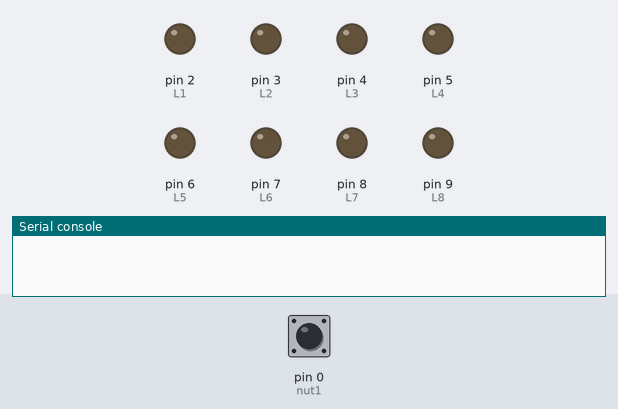
The program below on a simulated MicroPython board. Parts: output pins drawn as LEDs (lit = HIGH), the last lines printed to the serial console. Dashed ring = blinking. The inputs (shaded band) are chosen by the test bench; at power-on: pin 0 (nut1) LOW.

Above: at 1.2 s.
1.3 s: pin 0 (nut1) pulled HIGH for 0.15 s
At 1.57 s:
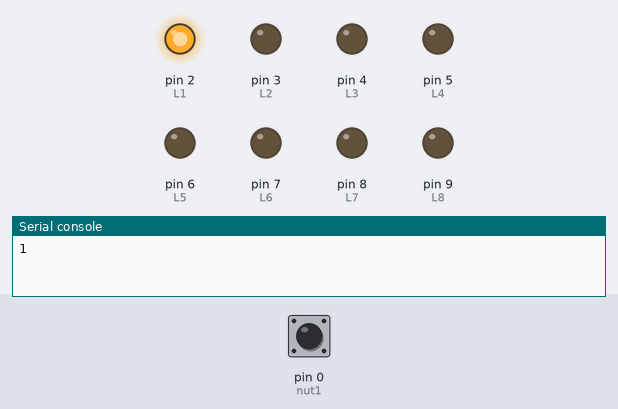
At 2.07 s:
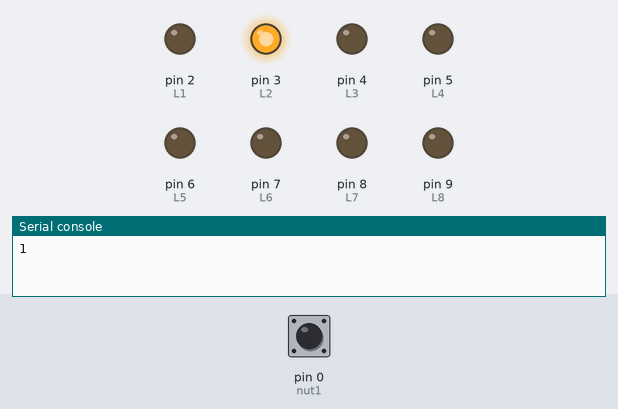
4.4 s: pin 0 (nut1) pulled HIGH for 3.2 s
At 8.72 s:
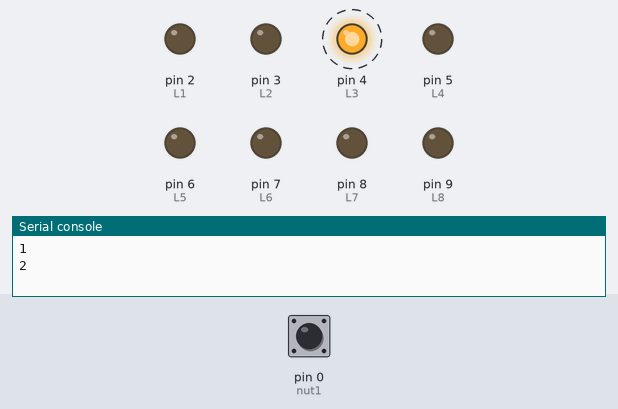
Timing chart, 0 to 12.9 s (numbered marks = the images above; inputs shaded):
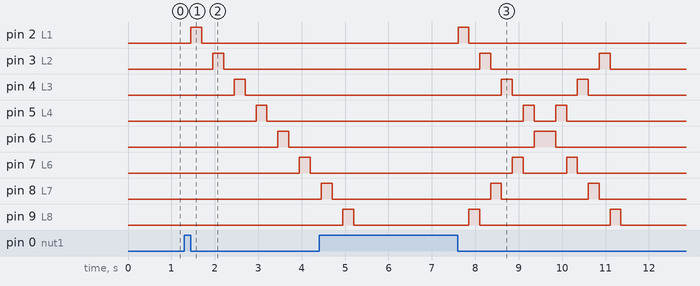

The program:

trangthailed.py
```python
from machine import Pin
import time

L1 = Pin(2, Pin.OUT)
L2 = Pin(3, Pin.OUT)
L3 = Pin(4, Pin.OUT)
L4 = Pin(5, Pin.OUT)

L5 = Pin(6, Pin.OUT)
L6 = Pin(7, Pin.OUT)
L7 = Pin(8, Pin.OUT)
L8 = Pin(9, Pin.OUT)
count = 0
nut1 = Pin(0, Pin.IN, Pin.PULL_DOWN)
leds = [L1, L2, L3, L4, L5, L6, L7, L8]
delay = 0.25

def switch_case(count):
    if count == 1:
        for x in leds:
            x.on()
            time.sleep(delay)
            x.off()
            time.sleep(delay)
    elif count == 2:
        for i in range(len(leds)):
            leds[i].on()
            time.sleep(delay)
            leds[i].off()

            if i < len(leds) - 1:
                leds[len(leds) - 1 - i].on()
                time.sleep(delay)
                leds[len(leds) - 1 - i].off()
    elif count == 3:
        count = 0
    else:
      return

while True:

    if nut1.value():
        time.sleep(0.01)
        if nut1.value():
            count+=1
            print(count)
            if count == 3 and nut1.value():
                count =0
        while nut1.value():
            time.sleep(0.01)
        switch_case(count)
```

Measured:
- after the input at 1.3 s, pin 2 (L1): LOW → HIGH after 0.15 s, → LOW 0.25 s later; pin 3 (L2): LOW → HIGH after 0.65 s, → LOW 0.25 s later; pin 4 (L3): LOW → HIGH after 1.2 s, → LOW 0.25 s later; pin 5 (L4): LOW → HIGH after 1.7 s, → LOW 0.25 s later; pin 6 (L5): LOW → HIGH after 2.2 s, → LOW 0.25 s later
- after the input at 4.4 s, pin 2 (L1): LOW → HIGH after 3.2 s, → LOW 0.25 s later; pin 3 (L2): alternates HIGH for 0.25 s and LOW for 2.5 s, 4 changes in all, then stays LOW, starting after 3.7 s
- by itself, pin 9 (L8): alternates HIGH for 0.25 s and LOW for 2.8 s
